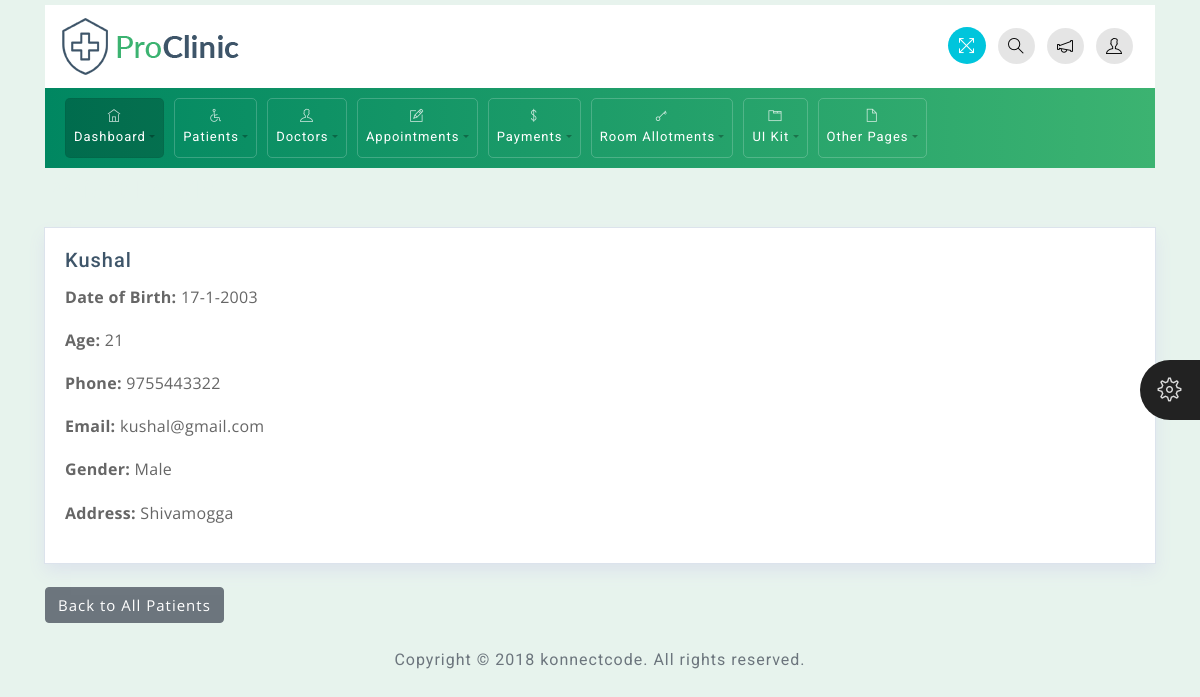
/patient1/, run on the app's committed database.
### app/models.py (models this page shows, shortened)
class Patient(models.Model):
    patient_Name = models.CharField(max_length=100)
    date_of_birth = models.CharField(max_length=100)
    age = models.IntegerField()
    phone = models.IntegerField()
    email = models.EmailField(max_length=100)
    gender = models.CharField(max_length=50)
    address = models.TextField()

### Hospital/views.py (the view)
# urls.py: path('patient1/', views.ABOUT_PATIENT, name='about_patient'),
def ABOUT_PATIENT(request):
    patient_id = 1  # Specify the patient ID directly
    patient = get_object_or_404(Patient, id=patient_id)
    return render(request, 'patients/about_patient.html', {'patient': patient})

### templates/patients/about_patient.html
{% extends 'base.html' %}
{% block content %}
<div class="container">
    <h3 class="block-title">Patient Details</h3>
    <div class="card proclinic-box-shadow mb-4">
        <div class="card-body">
            <h5 class="card-title">{{ patient.patient_Name }}</h5>
            <p><strong>Date of Birth:</strong> {{ patient.date_of_birth }}</p>
            <p><strong>Age:</strong> {{ patient.age }}</p>
            <p><strong>Phone:</strong> {{ patient.phone }}</p>
            <p><strong>Email:</strong> {{ patient.email }}</p>
            <p><strong>Gender:</strong> {{ patient.gender }}</p>
            <p><strong>Address:</strong> {{ patient.address }}</p>
        </div>
    </div>
    <a href="{% url 'all_patients' %}" class="btn btn-secondary">Back to All Patients</a>
</div>
{% endblock %}

### static/css/styles.css (style rules this page uses)
body { font-family: 'Open Sans', sans-serif; background-color: #E7F3ED; color: #3e5569; }
h1, h2, h3, h4, h5, h6, span, .menu-nav { font-family: 'Roboto', sans-serif; letter-spacing: 1px; }
p { font-size: 1em; line-height: 1.7em; color: #666; letter-spacing: .3px; }
.proclinic-box-shadow { border-radius: 0; border: 0; -webkit-box-shadow: 0 0 0 1px #dce3ec, 0 8px 16px 0 #dce3ec; box-shadow: 0 0 0 1px #dce3ec, 0 8px 16px 0 #dce3ec; background: #fff; margin-top: 20px; }
h3.block-title { background: transparent; margin: 4px auto; color: #E7F3ED; }
.card, .card-img-top { border-radius: 0px; }
.btn { margin-bottom: 5px; font-size: 15px; letter-spacing: 1px; }
.block-title { -ms-flex: 1 1 auto; flex: 1 1 auto; min-height: 1.75rem; font-size: 1.5rem; line-height: 1.5; }

### data on the page
Patient: patient_Name "Kushal", date_of_birth "17-1-2003", age "21", phone "9755443322", email "kushal@gmail.com", gender "Male", address "Shivamogga"
